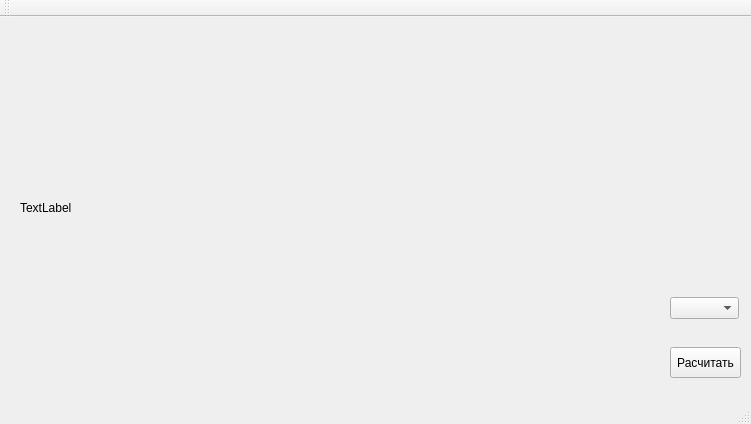
<?xml version="1.0" encoding="UTF-8"?>
<ui version="4.0">
 <class>MainWindow</class>
 <widget class="QMainWindow" name="MainWindow">
  <property name="geometry">
   <rect>
    <x>0</x>
    <y>0</y>
    <width>751</width>
    <height>424</height>
   </rect>
  </property>
  <property name="windowTitle">
   <string>MainWindow</string>
  </property>
  <widget class="QWidget" name="centralWidget">
   <widget class="QPushButton" name="pushButton">
    <property name="geometry">
     <rect>
      <x>670</x>
      <y>330</y>
      <width>71</width>
      <height>31</height>
     </rect>
    </property>
    <property name="text">
     <string>Расчитать</string>
    </property>
   </widget>
   <widget class="QCustomPlot" name="Plot" native="true">
    <property name="geometry">
     <rect>
      <x>20</x>
      <y>10</y>
      <width>631</width>
      <height>361</height>
     </rect>
    </property>
    <widget class="QLabel" name="gif_label">
     <property name="geometry">
      <rect>
       <x>0</x>
       <y>0</y>
       <width>631</width>
       <height>361</height>
      </rect>
     </property>
     <property name="text">
      <string>TextLabel</string>
     </property>
    </widget>
   </widget>
   <widget class="QComboBox" name="comboBox">
    <property name="geometry">
     <rect>
      <x>670</x>
      <y>280</y>
      <width>69</width>
      <height>22</height>
     </rect>
    </property>
   </widget>
  </widget>
  <widget class="QMenuBar" name="menuBar">
   <property name="geometry">
    <rect>
     <x>0</x>
     <y>0</y>
     <width>751</width>
     <height>21</height>
    </rect>
   </property>
  </widget>
  <widget class="QToolBar" name="mainToolBar">
   <attribute name="toolBarArea">
    <enum>TopToolBarArea</enum>
   </attribute>
   <attribute name="toolBarBreak">
    <bool>false</bool>
   </attribute>
  </widget>
  <widget class="QStatusBar" name="statusBar"/>
 </widget>
 <layoutdefault spacing="6" margin="11"/>
 <customwidgets>
  <customwidget>
   <class>QCustomPlot</class>
   <extends>QWidget</extends>
   <header>qcustomplot.h</header>
   <container>1</container>
  </customwidget>
 </customwidgets>
 <resources/>
 <connections/>
</ui>
